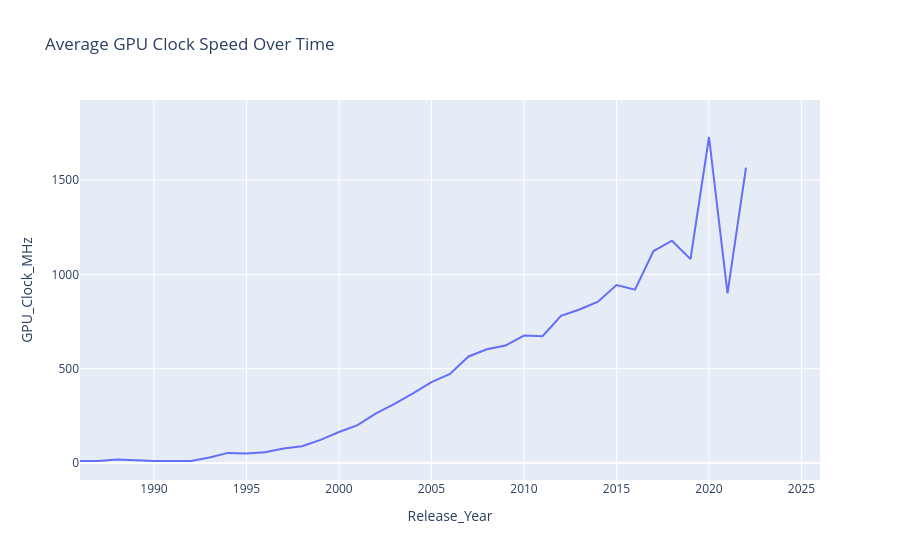

Notebook cell for this chart:
### Markdown cell above
## Memory Size Evolution

GPU memory has grown exponentially, from under 1 MB in the 1980s to over 10,000 MB by 2020. The growth accelerated dramatically after 2010.

### Code cell
avg_clock = gpus.groupby('Release_Year')['GPU_Clock_MHz'].mean().reset_index()
fig = px.line(avg_clock, x='Release_Year', y='GPU_Clock_MHz', title='Average GPU Clock Speed Over Time')
fig.show()

### Figure 1 — Plotly figure (JSON) as saved in the notebook; plotly's stock layout.template omitted (floating-point values rounded to 4 significant figures)
{"data": [{"hovertemplate": "Release_Year=%{x}<br>GPU_Clock_MHz=%{y}<extra></extra>", "legendgroup": "", "line": {"color": "#636efa", "dash": "solid"}, "marker": {"symbol": "circle"}, "mode": "lines", "name": "", "orientation": "v", "showlegend": false, "type": "scatter", "x": [1986, 1987, 1988, 1990, 1992, 1993, 1994, 1995, 1996, 1997, 1998, 1999, 2000, 2001, 2002, 2003, 2004, 2005, 2006, 2007, 2008, 2009, 2010, 2011, 2012, 2013, 2014, 2015, 2016, 2017, 2018, 2019, 2020, 2021, 2022, 2023, 2024, 2025, 2026], "xaxis": "x", "y": [10.0, 10.0, 17.5, 10.0, 10.0, 28.67, 53.0, 50.22, 56.86, 75.93, 88.26, 122.2, 163.8, 200.1, 262.7, 312.8, 368.4, 428.6, 471.9, 564.7, 602.9, 622.8, 675.5, 671.9, 780.7, 814.0, 855.2, 944.0, 919.3, 1124.0, 1179.0, 1081.0, 1730.0, 900.0, 1566.0, NaN, 1825.0, NaN, NaN], "yaxis": "y"}], "layout": {"legend": {"tracegroupgap": 0}, "title": {"text": "Average GPU Clock Speed Over Time"}, "xaxis": {"anchor": "y", "domain": [0, 1], "title": {"text": "Release_Year"}}, "yaxis": {"anchor": "x", "domain": [0, 1], "title": {"text": "GPU_Clock_MHz"}}}}
